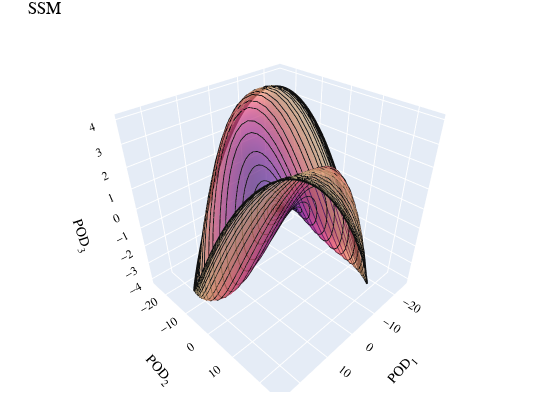

The code cell stored with this chart in its notebook:
### Code cell
import plotly.graph_objects as go

fig = go.Figure()

fig.add_surface(
    x=x_mesh,
    y=y_mesh,
    z=z_mesh,
    surfacecolor=np.square(surf_coloring),
    opacity = 0.7,
    colorscale='agsunset',
    showscale=False,
    showlegend=False
)
line_marker = dict(color='#101010', width=2)
for i_traj in (1,4):
    fig.add_scatter3d(
        x=x_reduced_train[i_traj][0,:], 
        y=x_reduced_train[i_traj][1,:], 
        z=x_full_train[i_traj][n_coord,:],
        mode='lines', 
        line=line_marker, 
        name='',
        showlegend=False
    )
plt_width = 560  
plt_height = 420
plt_margins = plt_width / 20
fig.update_layout(title='SSM', autosize=True,
                  width=plt_width, height=plt_height,
                  margin=dict(l=plt_margins, r=plt_margins, b=plt_margins, t=plt_margins), 
                  scene = dict(
                    xaxis_title='POD<sub>1</sub>',
                    yaxis_title='POD<sub>2</sub>',
                    zaxis_title='POD<sub>3</sub>'),
                  font_family='Helvetica',
                  font_color='black'
)
fig.show()

### Figure 1 — Plotly figure (JSON) as saved in the notebook; plotly's stock layout.template omitted (floating-point values rounded to 4 significant figures; data arrays with more than 128 entries replaced by an {"elided": "..."} marker saying what was removed)
{"data": [{"colorscale": [[0, "rgb(75, 41, 145)"], [0.1667, "rgb(135, 44, 162)"], [0.3333, "rgb(192, 54, 157)"], [0.5, "rgb(234, 79, 136)"], [0.6667, "rgb(250, 120, 118)"], [0.8333, "rgb(246, 169, 122)"], [1, "rgb(237, 217, 163)"]], "opacity": 0.7, "showlegend": false, "showscale": false, "surfacecolor": {"elided": "101x101 float values"}, "type": "surface", "x": {"elided": "101x101 float values"}, "y": {"elided": "101x101 float values"}, "z": {"elided": "101x101 float values"}}, {"line": {"color": "#101010", "width": 2}, "mode": "lines", "name": "", "showlegend": false, "type": "scatter3d", "x": {"elided": "1201 float values"}, "y": {"elided": "1201 float values"}, "z": {"elided": "1201 float values"}}, {"line": {"color": "#101010", "width": 2}, "mode": "lines", "name": "", "showlegend": false, "type": "scatter3d", "x": {"elided": "1201 float values"}, "y": {"elided": "1201 float values"}, "z": {"elided": "1201 float values"}}], "layout": {"autosize": true, "font": {"color": "black", "family": "Helvetica"}, "height": 420, "margin": {"b": 28, "l": 28, "r": 28, "t": 28}, "scene": {"xaxis": {"title": {"text": "POD<sub>1</sub>"}}, "yaxis": {"title": {"text": "POD<sub>2</sub>"}}, "zaxis": {"title": {"text": "POD<sub>3</sub>"}}}, "title": {"text": "SSM"}, "width": 560}}
